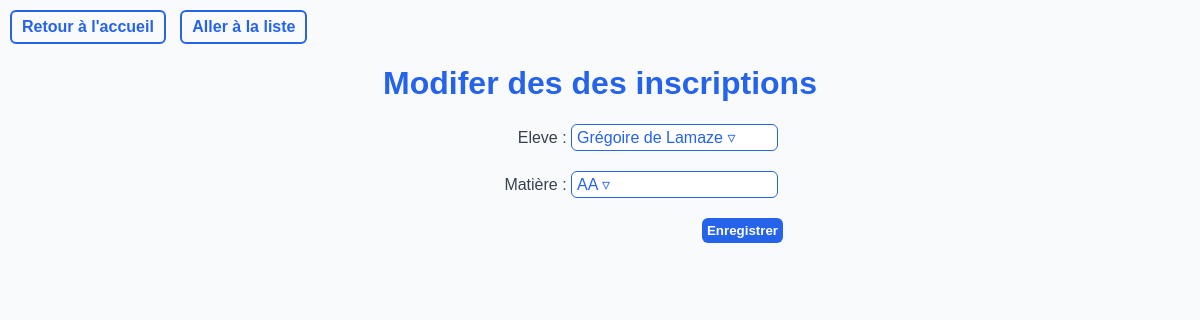
The app's page /inscription/update?id=1 with its own data.
### tables this page shows
CREATE TABLE Eleve (
    Id INTEGER PRIMARY KEY AUTOINCREMENT,
    Prenom TEXT NOT NULL,
    Nom TEXT NOT NULL,
    Date_de_Naissance DATE NOT NULL,
    Id_Classe INTEGER,
    FOREIGN KEY (Id_Classe)
        REFERENCES Classe(Id)
        ON DELETE CASCADE
        ON UPDATE CASCADE
    );

CREATE TABLE Matiere (
    Id INTEGER PRIMARY KEY AUTOINCREMENT,
    Nom TEXT NOT NULL,
    Nombre_Heures INTEGER NOT NULL,
    Id_Professeur INTEGER NOT NULL, 
    FOREIGN KEY (Id_Professeur)
        REFERENCES Professeur(Id)
        ON DELETE CASCADE
        ON UPDATE CASCADE
    );

### Backend.py (the view)
@app.route('/inscription/update', methods=["POST","GET"])
def update_inscription():
    id = request.args.get('id')
    if id is None:
        return "Aucun ID fourni", 400
    if request.method=="POST":
        id_eleve=request.form["Id_Eleve_valeur"]
        id_matiere=request.form["Id_Matiere_valeur"]
        edit_sql("UPDATE Inscription SET Id_Eleve = ?, Id_Matiere = ? WHERE Id = ?", (id_eleve, id_matiere, id))
        return redirect("/inscription/liste")
    return render_template('update.html', valeurs=execute_sql("SELECT * FROM Inscription WHERE Id = ?", (str(id),))[0],dropdown_values={"Id_Eleve" :execute_sql("SELECT * FROM Eleve"),"Id_Matiere" :execute_sql("SELECT * FROM Matiere")}, colonnes=colonnes_inscription, infos={"element": "des inscriptions","URL_liste": "/inscription/liste"})

### Backend.py (called while the page is built)
def execute_sql(commande, argument=()):
    conn = sqlite3.connect(DB_NAME)
    c = conn.cursor()
    c.execute(commande, argument)
    valeurs = c.fetchall()
    conn.commit()
    conn.close()
    return valeurs

### templates/update.html (shortened to what this page needs)
<!DOCTYPE html>
<html lang="fr">
<head>
    <link rel="stylesheet" href="../static/styles.css">
</head>
<body>
    <a class="back_button" href="/">Retour à l'accueil</a>
    <a class="back_button" href="{{ infos['URL_liste'] }}">Aller à la liste</a>
    <div class="content-form">
    <div>
    <h1>Modifer des {{ infos["element"] }}</h1>
    <form method="POST">
        {% for c in colonnes %}
        {% if c["type"] == "dropdown" %}
        <div class="dropdown" id="dropdown_{{ c['id'] }}" style="margin-bottom: 20px;">
                <label for="dropdown_{{ c['id'] }}">{{ c["titre"] }} : </label>
                <div id="dropdown-button_{{ c['id'] }}" class="dropdown-button" onclick="toggleMenu('{{ c['id'] }}')">
                    <span id="dropdown-label_{{ c['id'] }}">{% for item in dropdown_values[c["id"]] %}{% if item[0] == valeurs[c["order"]] %}{{ item[1] }} {% if c["id"]!="Id_Matiere"%} {{ item[2] }} {%endif%}{% endif %}{% endfor %}</span> &#9663;
                </div>
            </div>
        {% else %}
        <div class="form-element">
            <label for='{{ c["id"] }}'>{{ c["titre"] }} : <input id='{{ c["id"] }}' name='{{ c["id"] }}' type='{{ c["type"] }}' value='{{valeurs[c["order"]]}}'></label>
        </div>
        {% endif %}
        {% endfor %}
        <button class="submit_button" type="submit">Enregistrer</button>
    </form>
     </div>
    </div>
</body>
</html>

### static/styles.css (style rules this page uses)
body { font-family: Arial, sans-serif; background-color: #f9fafb; color: #2563eb; margin: 0; }
.submit_button { background-color: #2563eb; color : white; border: none; padding: 5px; border-radius: 6px; cursor: pointer; font-weight: bold; cursor: pointer; }
.content-form form { margin-top: 20px; display: flex; flex-direction: column; max-width: 400px; align-items: end; }
label { color: #374151; }
.content-form { margin: auto auto; display: flex; justify-content: center; align-items: center; }
.back_button { display: inline-block; border: 2px solid #2563eb; border-radius: 6px; padding: 6px 10px; text-decoration: none; font-weight: bold; color: #2563eb; cursor: pointer; margin-top: 10px; margin-left: 10px; }
.dropdown-button { display: inline-block; border: 1px solid #2563eb; border-radius: 6px; padding: 3px 5px; color: #2563eb; background-color: white; margin-right: 5px; cursor: pointer; width: 195px; }
.dropdown { position: relative; display: inline-block; margin-left: 20px; }

### records on screen
Eleve: Prenom "Grégoire", Nom "de Lamaze"
Matiere: Nom "AA"

### other values on screen
{{ infos["element"] }} "des inscriptions"
{{ c["titre"] }} "Eleve" "Matière"
